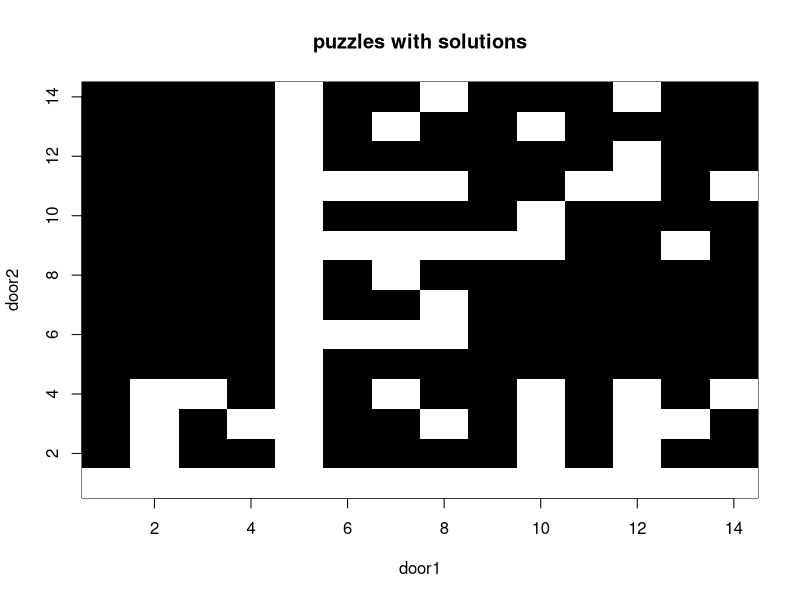
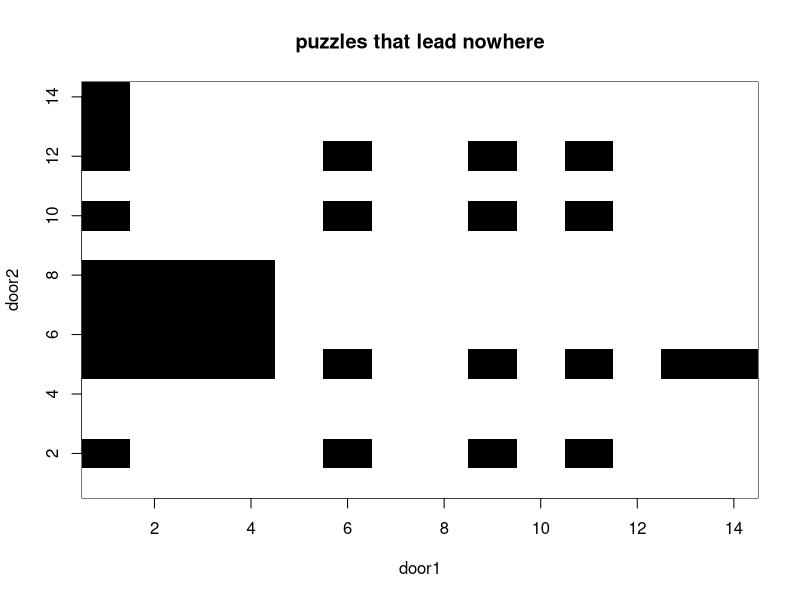
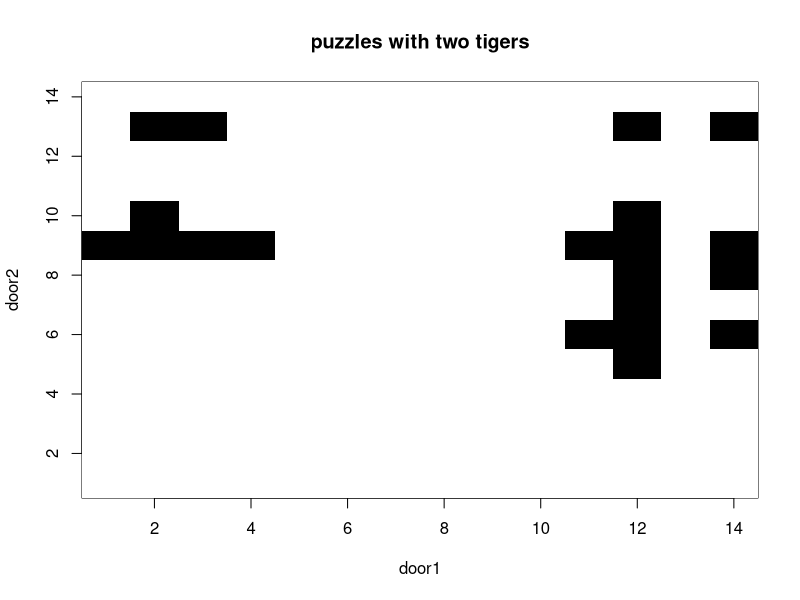
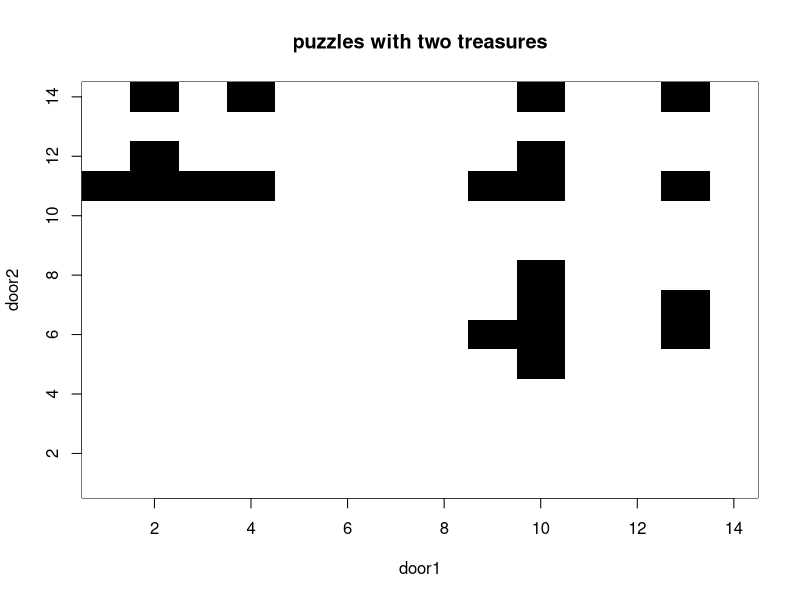
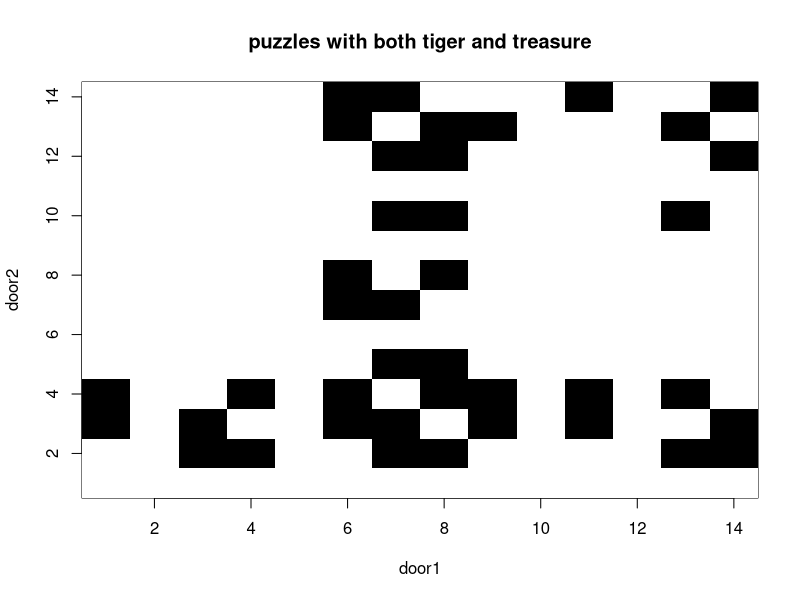
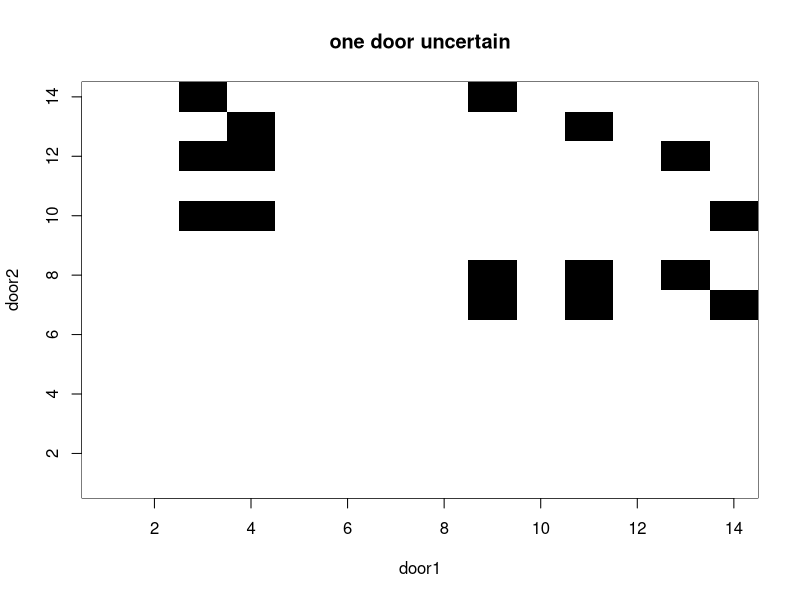

Recreate these plots in R, in order.
## ---- chunk 1
knitr::opts_chunk$set(echo = TRUE)
## ---- chunk 2
TigerTreasure <- read.csv('tiger_report.csv',stringsAsFactors=FALSE)
print(str(TigerTreasure))
## ---- chunk 3
inscriptions <- read.csv('inscriptions.csv')
print(inscriptions)
## ---- chunk 4
door1 <- 1:14
door2 <- 1:14
#no solutions
HasSol  <- matrix(rep(0, 196), nrow=14, ncol=14)
for (j in 1:196){
  HasSol[(TigerTreasure[j,]$door_1 + 1),(TigerTreasure[j,]$door_2 + 1)] <- as.numeric(TigerTreasure[j,]$consistent == " true")
}
image(x=door1, y=door2, HasSol, col=grey.colors(2, start=1, end=0), main='puzzles with solutions')
## ---- chunk 5
NoKnowns  <- matrix(rep(0, 196), nrow=14, ncol=14)
for (j in 1:196){
  tcount <- TigerTreasure[j,]$tiger_count + TigerTreasure[j,]$treasure_count
  if ( HasSol[(TigerTreasure[j,]$door_1 + 1),(TigerTreasure[j,]$door_2 + 1)] == 0) {
    tcount <- 1
  }
  NoKnowns[(TigerTreasure[j,]$door_1 + 1),(TigerTreasure[j,]$door_2 + 1)] <- as.numeric(tcount == 0)
}  
image(x=door1, y=door2, NoKnowns, col=grey.colors(2, start=1, end=0), main='puzzles that lead nowhere')
## ---- chunk 6
Tigers2  <- matrix(rep(0, 196), nrow=14, ncol=14)
for (j in 1:196){
  tcount <- TigerTreasure[j,]$tiger_count 
  if ( HasSol[(TigerTreasure[j,]$door_1 + 1),(TigerTreasure[j,]$door_2 + 1)] == 0) {
    tcount <- 0
  }
  Tigers2[(TigerTreasure[j,]$door_1 + 1),(TigerTreasure[j,]$door_2 + 1)] <- as.numeric(tcount == 2)
}  
image(x=door1, y=door2, Tigers2, col=grey.colors(10, start=1, end=0),main='puzzles with two tigers')
## ---- chunk 7
Treasures2  <- matrix(rep(0, 196), nrow=14, ncol=14)
for (j in 1:196){
  tcount <- TigerTreasure[j,]$treasure_count 
  if ( HasSol[(TigerTreasure[j,]$door_1 + 1),(TigerTreasure[j,]$door_2 + 1)] == 0) {
    tcount <- 0
  }
  Treasures2[(TigerTreasure[j,]$door_1 + 1),(TigerTreasure[j,]$door_2 + 1)] <- as.numeric(tcount == 2)
}  
image(x=door1, y=door2, Treasures2, col=grey.colors(2, start=1, end=0), main='puzzles with two treasures')
## ---- chunk 8
OneEach  <- matrix(rep(0, 196), nrow=14, ncol=14)
for (j in 1:196){
  treasure <- TigerTreasure[j,]$treasure_count 
  tigers <- TigerTreasure[j,]$tiger_count
  if ( HasSol[(TigerTreasure[j,]$door_1 + 1),(TigerTreasure[j,]$door_2 + 1)] == 0) {
    treasure <- 0
    tigers <- 0
  }
  OneEach[(TigerTreasure[j,]$door_1 + 1),(TigerTreasure[j,]$door_2 + 1)] <- as.numeric(treasure == 1 && tigers == 1)
}  
image(x=door1, y=door2, OneEach, col=grey.colors(2, start=1, end=0), main='puzzles with both tiger and treasure')
## ---- chunk 9
OneUnknown  <- matrix(rep(0, 196), nrow=14, ncol=14)
for (j in 1:196){
  tcount <- TigerTreasure[j,]$treasure_count + TigerTreasure[j,]$tiger_count  
  if ( HasSol[(TigerTreasure[j,]$door_1 + 1),(TigerTreasure[j,]$door_2 + 1)] == 0) {
    tcount <-0
  }
  OneUnknown[(TigerTreasure[j,]$door_1 + 1),(TigerTreasure[j,]$door_2 + 1)] <- as.numeric(tcount == 1)
}  
image(x=door1, y=door2, OneUnknown, col=grey.colors(2, start=1, end=0), main='one door uncertain')
